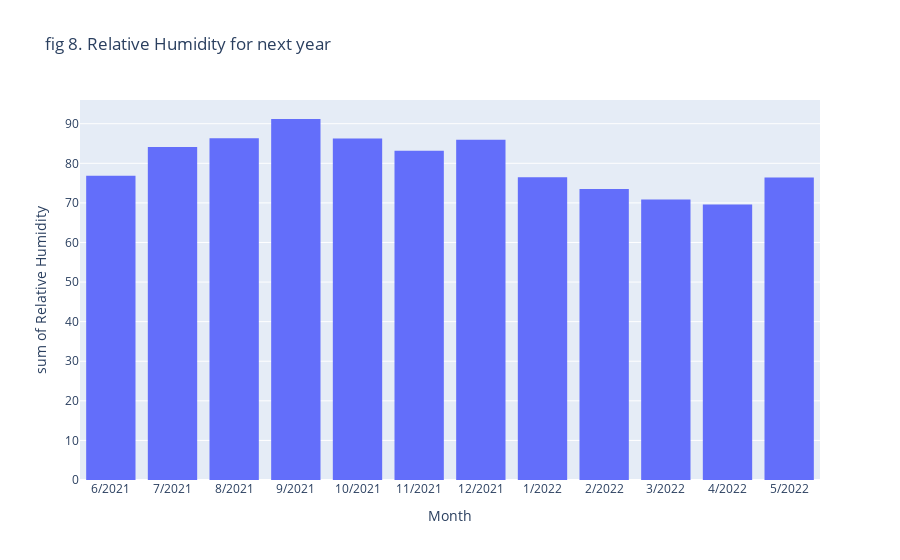

Notebook source saved alongside this figure:
### Code cell
fig = px.histogram(result_dataframe,x='Month', y='Relative Humidity', title = 'fig 6. Relative Humidity for next year')
fig.show()

### Figure 1 — Plotly figure (JSON) as saved in the notebook; plotly's stock layout.template omitted (floating-point values rounded to 4 significant figures)
{"data": [{"alignmentgroup": "True", "bingroup": "x", "histfunc": "sum", "hovertemplate": "Month=%{x}<br>sum of Relative Humidity=%{y}<extra></extra>", "legendgroup": "", "marker": {"color": "#636efa"}, "name": "", "offsetgroup": "", "orientation": "v", "showlegend": false, "type": "histogram", "x": ["6/2021", "7/2021", "8/2021", "9/2021", "10/2021", "11/2021", "12/2021", "1/2022", "2/2022", "3/2022", "4/2022", "5/2022"], "xaxis": "x", "y": [76.88, 84.12, 86.35, 91.19, 86.28, 83.18, 85.96, 76.49, 73.48, 70.88, 69.6, 76.39], "yaxis": "y"}], "layout": {"barmode": "relative", "legend": {"tracegroupgap": 0}, "title": {"text": "fig 8. Relative Humidity for next year"}, "xaxis": {"anchor": "y", "domain": [0, 1], "title": {"text": "Month"}}, "yaxis": {"anchor": "x", "domain": [0, 1], "title": {"text": "sum of Relative Humidity"}}}}
